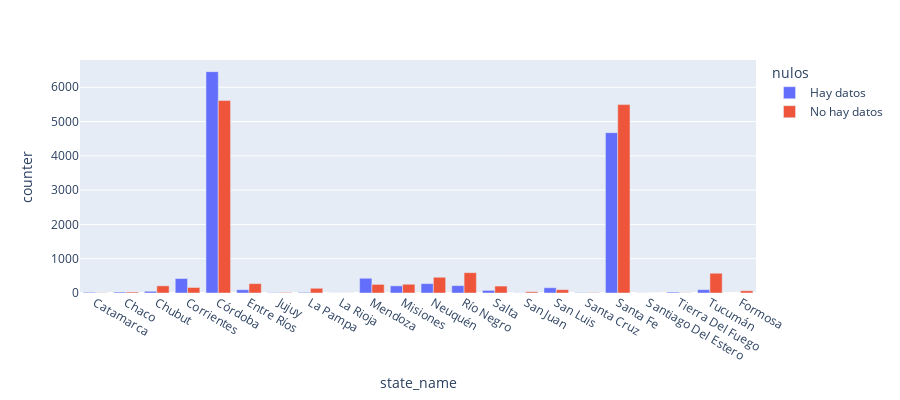

Notebook code cell kept with this figure:
### Markdown cell above
# # Graficamente la proporción entre nulos y no nulos

### Code cell
fig = px.bar(provincias_group1, x="state_name", y="counter",
             color='nulos', barmode='group',
             height=400)
fig.show()

### Figure 1 — Plotly figure (JSON) as saved in the notebook; plotly's stock layout.template omitted (floating-point values rounded to 4 significant figures)
{"data": [{"alignmentgroup": "True", "hovertemplate": "nulos=Hay datos<br>state_name=%{x}<br>counter=%{y}<extra></extra>", "legendgroup": "Hay datos", "marker": {"color": "#636efa"}, "name": "Hay datos", "offsetgroup": "Hay datos", "orientation": "v", "showlegend": true, "textposition": "auto", "type": "bar", "x": ["Catamarca", "Chaco", "Chubut", "Corrientes", "Córdoba", "Entre Ríos", "Jujuy", "La Pampa", "La Rioja", "Mendoza", "Misiones", "Neuquén", "Río Negro", "Salta", "San Juan", "San Luis", "Santa Cruz", "Santa Fe", "Santiago Del Estero", "Tierra Del Fuego", "Tucumán"], "xaxis": "x", "y": [21, 28, 50, 422, 6456, 95, 10, 19, 2, 430, 209, 274, 215, 76, 4, 154, 9, 4677, 3, 26, 98], "yaxis": "y"}, {"alignmentgroup": "True", "hovertemplate": "nulos=No hay datos<br>state_name=%{x}<br>counter=%{y}<extra></extra>", "legendgroup": "No hay datos", "marker": {"color": "#EF553B"}, "name": "No hay datos", "offsetgroup": "No hay datos", "orientation": "v", "showlegend": true, "textposition": "auto", "type": "bar", "x": ["Catamarca", "Chaco", "Chubut", "Corrientes", "Córdoba", "Entre Ríos", "Formosa", "Jujuy", "La Pampa", "La Rioja", "Mendoza", "Misiones", "Neuquén", "Río Negro", "Salta", "San Juan", "San Luis", "Santa Cruz", "Santa Fe", "Santiago Del Estero", "Tierra Del Fuego", "Tucumán"], "xaxis": "x", "y": [6, 29, 209, 161, 5613, 274, 65, 16, 138, 2, 251, 255, 459, 593, 202, 36, 98, 11, 5495, 1, 5, 576], "yaxis": "y"}], "layout": {"barmode": "group", "height": 400, "legend": {"title": {"text": "nulos"}, "tracegroupgap": 0}, "margin": {"t": 60}, "xaxis": {"anchor": "y", "domain": [0, 1], "title": {"text": "state_name"}}, "yaxis": {"anchor": "x", "domain": [0, 1], "title": {"text": "counter"}}}}
